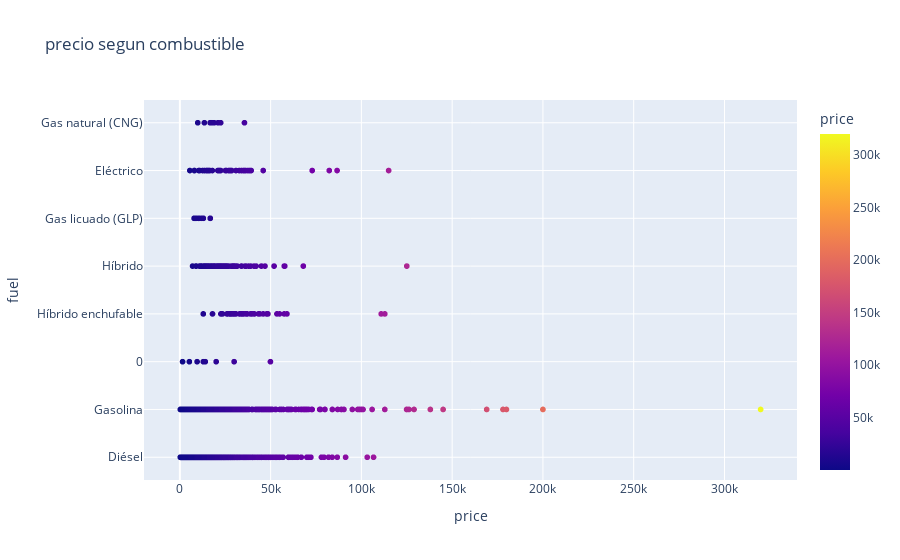

Notebook source saved alongside this figure:
### Code cell
px.scatter(df, x='price', y='fuel', color='price',title='precio segun combustible')

### Figure 1 — Plotly figure (JSON) as saved in the notebook; plotly's stock layout.template omitted (floating-point values rounded to 4 significant figures; data arrays with more than 128 entries replaced by an {"elided": "..."} marker saying what was removed)
{"data": [{"hovertemplate": "price=%{marker.color}<br>fuel=%{y}<extra></extra>", "legendgroup": "", "marker": {"color": {"elided": "5000 int values"}, "coloraxis": "coloraxis", "symbol": "circle"}, "mode": "markers", "name": "", "showlegend": false, "type": "scattergl", "x": {"elided": "5000 int values"}, "xaxis": "x", "y": {"elided": "5000 mixed values"}, "yaxis": "y"}], "layout": {"coloraxis": {"colorbar": {"title": {"text": "price"}}, "colorscale": [[0, "#0d0887"], [0.1111, "#46039f"], [0.2222, "#7201a8"], [0.3333, "#9c179e"], [0.4444, "#bd3786"], [0.5556, "#d8576b"], [0.6667, "#ed7953"], [0.7778, "#fb9f3a"], [0.8889, "#fdca26"], [1, "#f0f921"]]}, "legend": {"tracegroupgap": 0}, "title": {"text": "precio segun combustible"}, "xaxis": {"anchor": "y", "domain": [0, 1], "title": {"text": "price"}}, "yaxis": {"anchor": "x", "domain": [0, 1], "title": {"text": "fuel"}}}}
